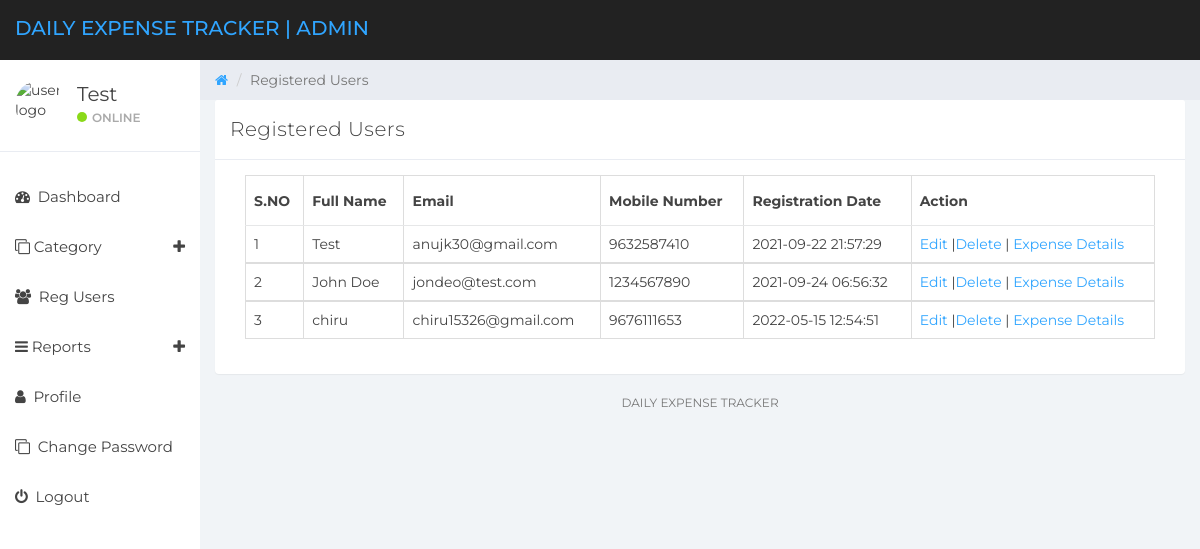
The app's page /admin/reg-users.php (signed in) with its own data.
### tables this page shows
CREATE TABLE `tbluser` (
  `ID` int(10) NOT NULL AUTO_INCREMENT,
  `FullName` varchar(150) DEFAULT NULL,
  `Email` varchar(200) DEFAULT NULL,
  `MobileNumber` bigint(10) DEFAULT NULL,
  `Password` varchar(200) DEFAULT NULL,
  `RegDate` timestamp NOT NULL DEFAULT CURRENT_TIMESTAMP,
  PRIMARY KEY (`ID`)
);

### admin/reg-users.php (the view, shortened to what this page needs)
  <?php
if (strlen($_SESSION['detsadminid']==0)) {
  header('location:logout.php');
  } else{
?>
<!DOCTYPE html>
<html>
<head>
	<link href="../css/bootstrap.min.css" rel="stylesheet">
	<link href="../css/font-awesome.min.css" rel="stylesheet">
	<link href="../css/datepicker3.css" rel="stylesheet">
	<link href="../css/styles.css" rel="stylesheet">
</head>
<body>
	<?php include_once('includes/header.php');?>
	<?php include_once('includes/sidebar.php');?>
	<div class="col-sm-9 col-sm-offset-3 col-lg-10 col-lg-offset-2 main">
		<div class="row">
			<ol class="breadcrumb">
				<li><a href="#">
					<em class="fa fa-home"></em>
				</a></li>
				<li class="active">Registered Users</li>
			</ol>
		</div>
		<div class="row">
			<div class="col-lg-12">
				<div class="panel panel-default">
					<div class="panel-heading">Registered Users</div>
					<div class="panel-body">
						<div class="col-md-12">
							<div class="table-responsive">
            <table class="table table-bordered mg-b-0">
              <thead>
                <tr>
                  <th>S.NO</th>
                  <th>Full Name</th>
                  <th>Email</th>
                  <th>Mobile Number</th>
                  <th>Registration Date</th>
                  <th>Action</th>
                </tr>
              </thead>
              <?php
$ret=mysqli_query($con,"select * from tbluser");
$cnt=1;
while ($row=mysqli_fetch_array($ret)) {
?>
              <tbody>
                <tr>
                  <td><?php echo $cnt;?></td>
              <td><?php  echo $row['FullName'];?></td>
                  <td><?php  echo $row['Email'];?></td>
                  <td><?php  echo $row['MobileNumber'];?></td>
                  <td><?php  echo $row['RegDate'];?></td>
                  <td><a href="edit-users.php?editid=<?php echo $row['ID'];?>">Edit</a> |<a href="reg-users.php?delid=<?php echo $row['ID'];?>">Delete</a> | <a href="user-expense-details.php?uid=<?php echo $row['ID'];?>&&name=<?php echo $row['FullName'];?>">Expense Details</a>
                </tr>
                <?php
$cnt=$cnt+1;
}?>
              </tbody>
            </table>
          </div>
						</div>
					</div>
				</div>
			</div>
			<?php include_once('includes/footer.php');?>
		</div>
	</div>
</body>
</html>
<?php }  ?>

### admin/includes/sidebar.php (shortened to what this page needs)
<div id="sidebar-collapse" class="col-sm-3 col-lg-2 sidebar">
        <div class="profile-sidebar">
            <div class="profile-userpic">
                <img src="../assets/images/user.png" class="img-responsive" alt="user logo">
            </div>
            <div class="profile-usertitle">
                <?php
$uid=$_SESSION['detsadminid'];
$ret=mysqli_query($con,"select * from tbladmin where ID='$uid'");
$row=mysqli_fetch_array($ret);
$adminname=$row['AdminName'];
?>
                <div class="profile-usertitle-name"><?php echo $adminname; ?></div>
                <div class="profile-usertitle-status"><span class="indicator label-success"></span>Online</div>
            </div>
        </div>
        <ul class="nav menu">
            <li><a href="dashboard.php"><em class="fa fa-dashboard">&nbsp;</em> Dashboard</a></li>
            <li class="parent "><a data-toggle="collapse" href="#sub-item-1">
                <em class="fa fa-clone">&nbsp;</em>Category <span data-toggle="collapse" href="#sub-item-1" class="icon pull-right"><em class="fa fa-plus"></em></span>
                </a>
            </li>
           <li><a href="reg-users.php"><em class="fa fa-users">&nbsp;</em> Reg Users</a></li>
  <li class="parent "><a data-toggle="collapse" href="#sub-item-2">
                <em class="fa fa-navicon">&nbsp;</em>Reports <span data-toggle="collapse" href="#sub-item-1" class="icon pull-right"><em class="fa fa-plus"></em></span>
                </a>
            </li>
            <li><a href="profile.php"><em class="fa fa-user">&nbsp;</em> Profile</a></li>
             <li><a href="change-password.php"><em class="fa fa-clone">&nbsp;</em> Change Password</a></li>
<li><a href="logout.php"><em class="fa fa-power-off">&nbsp;</em> Logout</a></li>
        </ul>
    </div>

### css/styles.css (style rules this page uses)
body { background: #f1f4f7; padding-top: 60px; font-size: 14px; color: #444444; font-family: "Montserrat", "Helvetica Neue", Helvetica, Arial, sans-serif; }
a, a:hover, a:focus { color: #30a5ff; }
.label-success { background-color: #8ad919; }
.panel { border: 0; }
.panel-heading { font-size: 20px; font-weight: 300; letter-spacing: 0.025em; height: 60px; line-height: 38px; }
.panel-default .panel-heading { background: #fff; border-bottom: 1px solid #e9ecf2; color: #444444; }
.sidebar { display: block; padding: 0; display: none; box-shadow: none; background: #fff; }
.sidebar ul { margin: 20px 0px; }
@media (min-width: 768px) { .sidebar { display: block; position: fixed; top: 60px; bottom: 0; left: 0; z-index: 1000; display: block; margin: 0; padding: 0; overflow-x: hidden; overflow-y: auto; } }
.sidebar ul.nav li a { height: 50px; font-size: 15px; line-height: 2em; color: #444444; }
.profile-sidebar { padding: 10px 0; border-bottom: 1px solid #e9ecf2; }
.indicator { width: 10px; height: 10px; display: inline-block; border-radius: 9999px; margin-right: 5px; }
.profile-userpic img { float: left; margin: 10px 0px 0px 15px; width: 50px; height: 50px; border-radius: 9999px !important; }
.profile-usertitle { float: left; text-align: left; margin: 10px 0 0 12px; }
.profile-usertitle-name { font-size: 20px; margin-bottom: 0px; }
.profile-usertitle-status { text-transform: uppercase; color: #AAA; font-size: 12px; font-weight: 600; margin-bottom: 15px; }
.breadcrumb { border-radius: 0; padding: 10px 15px 10px 15px; background: #e9ecf2; margin: 0; }
.table { background: #fff; }
.table > thead > tr > th { border-bottom: 1px solid #e6e7e8; vertical-align: middle; height: 50px; }

### records on screen
tbluser: FullName "Test", Email "anujk30@gmail.com", MobileNumber "9632587410", RegDate "2021-09-22 21:57:29"
tbluser: FullName "John Doe", Email "jondeo@test.com", MobileNumber "1234567890", RegDate "2021-09-24 06:56:32"
tbluser: FullName "chiru", Email "chiru15326@gmail.com", MobileNumber "9676111653", RegDate "2022-05-15 12:54:51"

### other values on screen
$adminname "Test"
